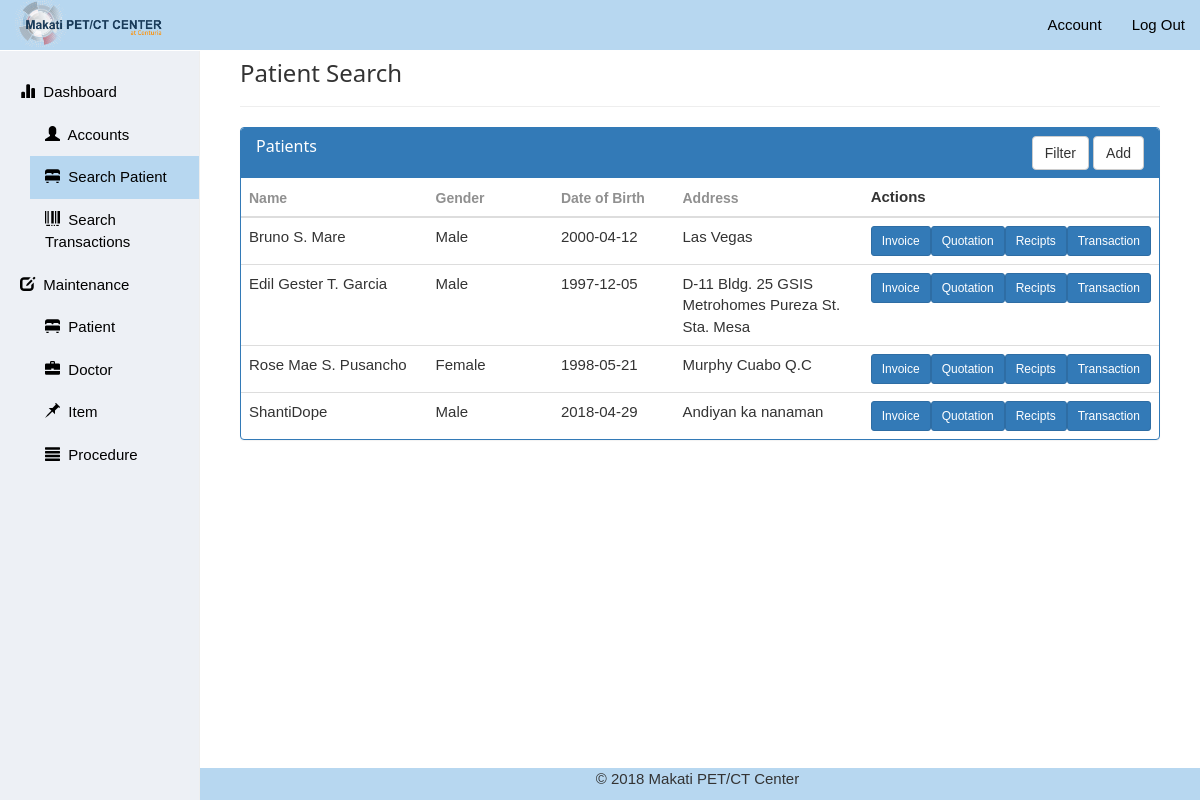
/views/admin/patientsearch.php (signed in), run on the app's committed database.
### tables this page shows
CREATE TABLE `tbl_patient` (
  `patient_id` varchar(11) NOT NULL,
  `patient_name` varchar(45) NOT NULL,
  `patient_gender` varchar(6) NOT NULL,
  `patient_date_of_birth` date NOT NULL,
  `patient_address` varchar(50) NOT NULL,
  `patient_status` tinyint(1) NOT NULL DEFAULT '1' COMMENT '1=Active, 2=Deleted'
);

### views/admin/patientsearch.php (the view, shortened to what this page needs)
<!DOCTYPE html>
<html>
  <head>
    <link rel="stylesheet" type="text/css" href="./../../css/bootstrap.min.css">
    <link rel="stylesheet" href="./../../css/w3.css">
    <link rel="stylesheet" type="text/css" href="./../../css/setting.css">
  </head>
  <body>
    <header>
      <nav class="navbar navbar-default navbar-fixed-top">
        <div class="container-fluid">
          <div class="navbar-header">
            <a href="./" class="navbar-brand"><img src="./../../files/logo/brandimagev2.png" class="img-responsive"></a>
          </div>
          <div class="collapse navbar-collapse" id="bs-example-navbar-collapse-1">
            <ul class="nav navbar-nav navbar-right" id="navbar-right">
              <li><a href="#">Account</a></li>
              <li><a href="./../../controller/logout.php">Log Out</a></li>
            </ul>
          </div>
        </div>
      </nav>
    </header>
    <main>
      <div class="container-fluid">
        <div class="row">
          <div class="col-sm-3 col-md-2 sidebar">
            <ul class="nav nav-sidebar">
              <li>
                <a href="./"><span class="glyphicon glyphicon-stats" aria-hidden="true"></span>&nbsp Dashboard <span class="sr-only">(current)</span> </a>
                <ul class="nav" id="mn-sub-menu">
                  <li><a href="account.php"><span class="glyphicon glyphicon-user" aria-hidden="true"></span>&nbsp Accounts</a></li>
                  <li style="color: #000000;background-color: #b7d7f0;"><a href="patientsearch.php"><span class="glyphicon glyphicon-bed" aria-hidden="true"></span>&nbsp Search Patient</a></li>
                  <li><a href="invoicecreation.php"><span class="glyphicon glyphicon-barcode" aria-hidden="true"></span>&nbsp Search Transactions</a></li>
                </ul>
              </li>
              <li>
                <a style="background-color: #edf0f5; color: #000000;"><span class="glyphicon glyphicon-edit" aria-hidden="true"></span>&nbsp Maintenance</a>
                <ul class="nav" id="mn-sub-menu">
                  <li><a href="patientsettings.php"><span class="glyphicon glyphicon-bed" aria-hidden="true"></span>&nbsp Patient</a></li>
                  <li><a href="doctorsettings.php"><span class="glyphicon glyphicon-briefcase" aria-hidden="true"></span>&nbsp Doctor</a></li>
                  <li><a href="itemsettings.php"><span class="glyphicon glyphicon-pushpin" aria-hidden="true"></span>&nbsp Item</a></li>
                  <li><a href="treatmentsettings.php"><span class="glyphicon glyphicon-align-justify" aria-hidden="true"></span>&nbsp Procedure</a></li>
                </ul>
              </li>
            </ul>
          </div>
          <div class="col-sm-9 col-sm-offset-3 col-md-10 col-md-offset-2 main"  style="overflow-y:auto; height:100vh;">
            <div class="row">
              <div class="col-sm-12 col-md-12">
                <div class="mn-dashboard-header">
                  <h3>Patient Search</h3>
                  <hr>
                </div>
                <div class="panel panel-primary filterable tab-pane active" id="mn-patient-panel" style="height: 60%; overflow-y:auto;">
                  <div class="panel-heading" style="height: 50px;">
                    <h3 class="panel-title">Patients</h3>
                    <div class="pull-right">
                        <button class="btn btn-default btn-md btn-filter"><span class="fa fa-filter"></span> Filter</button>
                        <button class="btn btn-default btn-md" data-toggle="modal" data-target="#open_patient"><span class="fa fa-plus"></span> Add</button>
                    </div>
                  </div>
                  <table class="table table-hover">
                    <thead>
                      <tr class="filters">
                        <th class="col-md-3"><input type="text" class="form-control" placeholder="Name" disabled></th>
                        <th class="col-md-2"><input type="text" class="form-control" placeholder="Gender" disabled></th>
                        <th class="col-md-2"><input type="text" class="form-control" placeholder="Date of Birth" disabled></th>
                        <th class="col-md-3"><input type="text" class="form-control" placeholder="Address" disabled></th>
                        <th class="col-md-2">Actions</th>
                      </tr>
                    </thead>
                    <tbody>
                      <?php
                        require('./../../controller/db_connect.php');
                        $preparedStmt = "SELECT * FROM `tbl_patient` WHERE `patient_status`='1' ORDER BY `patient_name`";
                        $stmt = $connection->prepare($preparedStmt);
                        $stmt->execute();
                        while ($row = $stmt->fetch(PDO::FETCH_ASSOC))
                        {
                      ?>
                      <tr class="clickable-row">
                          <td class="col-md-3 patient_name"><?php echo $row['patient_name']; ?></td>
                          <td class="col-md-2"><?php echo $row['patient_gender']; ?></td>
                          <td class="col-md-2"><?php echo $row['patient_date_of_birth']; ?></td>
                          <td class="col-md-3"><?php echo $row['patient_address']; ?></td>
                          <td class="col-md-2">
                          <table>
                            <tr>
                              <td><input type="submit" class="btn btn-sm btn-primary invoice" value="Invoice" id="<?php echo $row['patient_id']; ?>" name="<?php echo $row['patient_name']; ?>" /></td>
                              <td><input type="submit" class="btn btn-sm btn-primary quotation" value="Quotation" id="<?php echo $row['patient_id']; ?>" name="<?php echo $row['patient_name']; ?>" /></td>
                              <td><input type="submit" class="btn btn-sm btn-primary receipt" value="Recipts" id="<?php echo $row['patient_id']; ?>" name="<?php echo $row['patient_name']; ?>" /></td>
                              <td><input type="submit" class="btn btn-sm btn-primary patient_transaction" value="Transaction" id="<?php echo $row['patient_id']; ?>" name="transaction" /></td>
                            </tr>
                          </table>
                          </td>
                        </tr>
                        <?php
                        }
                        ?>
                    </tbody>
                  </table>
                </div>
              </div>
            </div>
          </div>
        </div>
      </div>
    </main>
    <footer>
      <div class="container-fluid">
        <div class="col-sm-9 col-sm-offset-3 col-md-10 col-md-offset-2">
          <p class="text-center">© 2018 Makati PET/CT Center</p>
        </div>
      </div>
    </footer>
  </body>
</html>

### css/w3.css (style rules this page uses)
*,*:before,*:after { box-sizing:inherit }
html { -ms-text-size-adjust:100%;-webkit-text-size-adjust:100% }
body { margin:0 }
article,aside,details,figcaption,figure,footer,header,main,menu,nav,section,summary { display:block }
a { background-color:transparent;-webkit-text-decoration-skip:objects }
img { border-style:none }
hr { box-sizing:content-box;height:0;overflow:visible }
button,input,select,textarea { font:inherit;margin:0 }
button,input { overflow:visible }
button,select { text-transform:none }
button,html [type=button],[type=reset],[type=submit] { -webkit-appearance:button }
html,body { font-family:Verdana,sans-serif;font-size:15px;line-height:1.5 }
html { overflow-x:hidden }
h3 { font-size:24px }
h1,h2,h3,h4,h5,h6 { font-family:"Segoe UI",Arial,sans-serif;font-weight:400;margin:10px 0 }
hr { border:0;border-top:1px solid #eee;margin:20px 0 }
img { vertical-align:middle }
a { color:inherit }

### css/setting.css (style rules this page uses)
body { background-color: #ffffff; font-family: Fira Sans, sans-serif; font-weight: normal; }
.navbar { position: absolute; top: 0; right: 0; left: 0; background-color: #b7d7f0; border: 0; }
.navbar-brand>img { margin-top: -15px; max-width: 150px; }
#navbar-right>li>a { color: #000000; }
.sidebar { display: none; }
@media (min-width: 768px) { .sidebar { position: fixed; top: 51px; bottom: 0; left: 0; z-index: 1000; display: block; padding: 20px; overflow-x: hidden; overflow-y: auto; background-color: #edf0f5; border-right: 1px solid #eee; } }
.nav-sidebar { margin-right: -21px; margin-bottom: 20px; margin-left: -20px; }
.nav-sidebar > li > a { padding-right: 20px; padding-left: 20px; }
.nav-sidebar li > a { color: #000000; }
#mn-sub-menu { margin-left: 30px; }
.mn-dashboard-header { margin-top: 60px; }
@media (min-width: 768px) { .main { padding-right: 40px; padding-left: 40px; } }
.filterable { margin-top: 15px; }
.filterable .panel-heading .pull-right { margin-top: -20px; }
.filterable .filters input[disabled] { background-color: transparent; border: none; cursor: auto; box-shadow: none; padding: 0; height: auto; }
footer { position: fixed; width: 100%; height: auto; bottom: 0; background-color: #b7d7f0; }

### data on the page
tbl_patient: patient_name "Bruno S. Mare", patient_gender "Male", patient_date_of_birth "2000-04-12", patient_address "Las Vegas"
tbl_patient: patient_name "Edil Gester T. Garcia", patient_gender "Male", patient_date_of_birth "1997-12-05", patient_address "D-11 Bldg. 25 GSIS Metrohomes Pureza St. Sta. Mesa"
tbl_patient: patient_name "Rose Mae S. Pusancho", patient_gender "Female", patient_date_of_birth "1998-05-21", patient_address "Murphy Cuabo Q.C"
tbl_patient: patient_name "ShantiDope", patient_gender "Male", patient_date_of_birth "2018-04-29", patient_address "Andiyan ka nanaman"
